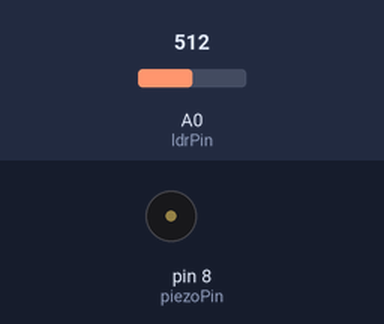
The sketch below on a simulated Arduino Uno, built with avr-gcc and run on an emulated ATmega328P. Parts: buzzer (waves = sounding). The test bench sets the inputs (shaded band); at power-on: A0 (ldrPin) = 512.

Above: at 1.3 s.
1.4 s: A0 (ldrPin) set to 0
At 3.2 s:
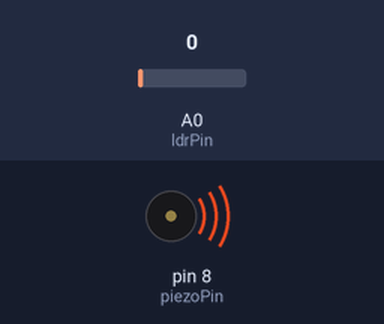
4.5 s: A0 (ldrPin) set to 122
At 4.88 s:
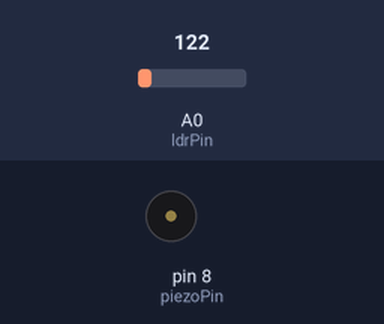
Timing chart, 0 to 13.6 s (numbered marks = the images above; inputs shaded):
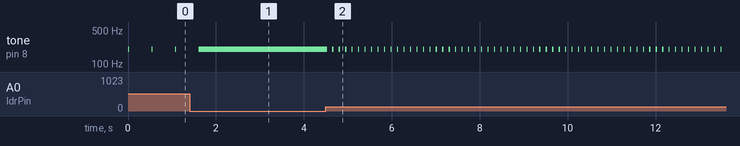

The sketch:

project14.ino
```cpp
int piezoPin = 8;
int ldrPin = 0;
int ldrValue = 0;

void setup(){
  //nothing here
}

void loop(){
  ldrValue = analogRead(ldrPin);
  tone(piezoPin, 200);
  delay(25);
  noTone(piezoPin);
  delay(ldrValue);
}
```

Measured:
- after the input at 1.4 s, tone on pin 8 (piezoPin): goes on until 1.6 s, then stays 200 Hz
- after the input at 4.5 s, tone on pin 8 (piezoPin): alternates 200 Hz for 0.03 s and silent for 0.12 s, starting at once
- by itself, tone on pin 8 (piezoPin): alternates 200 Hz for 0.03 s and silent for 0.51 s
